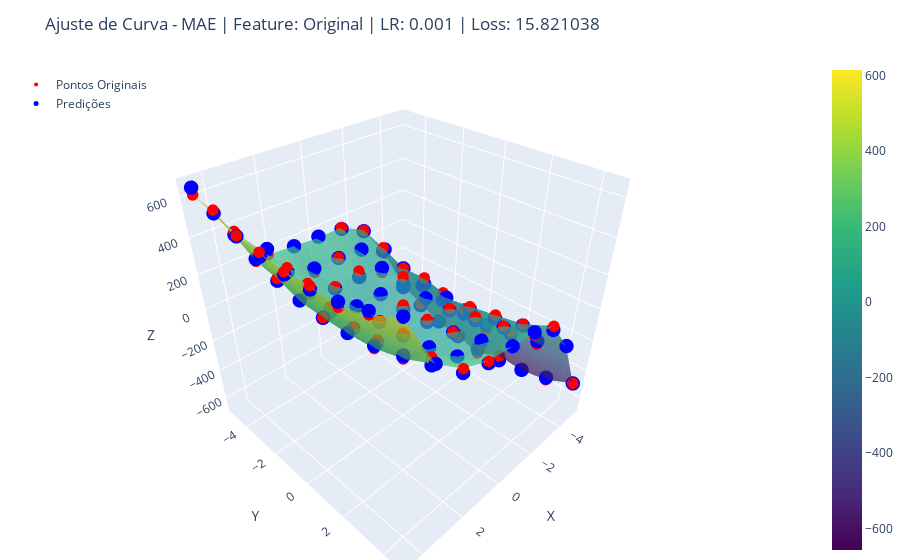

Notebook source saved alongside this figure:
### Markdown cell above
### MAE

### Code cell
_ = plot_best_by_loss(df_result, "MAE", df, features_normalized, features_standardized, show_original_points=True)
